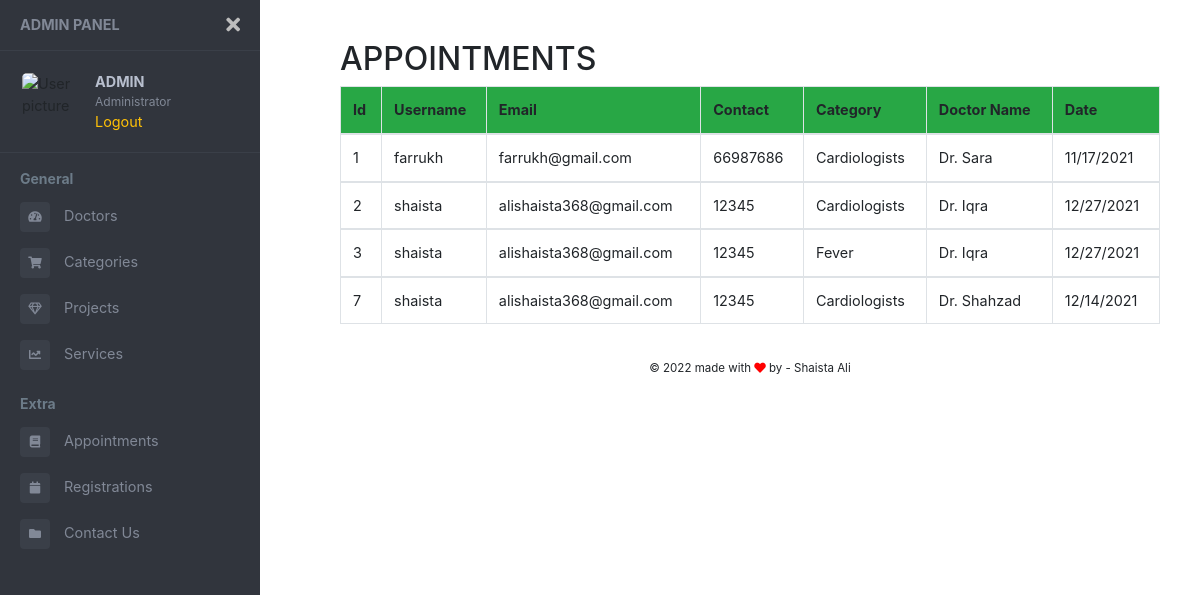
Screenshot of /admin/appointments.php (signed in) with the database file from the repository.
### tables this page shows
CREATE TABLE `appointments` (
  `id` int(11) NOT NULL,
  `username` varchar(100) DEFAULT NULL,
  `email` varchar(100) DEFAULT NULL,
  `contact` varchar(100) DEFAULT NULL,
  `category_id` int(11) DEFAULT NULL,
  `doctor_id` int(11) DEFAULT NULL,
  `date` varchar(100) DEFAULT NULL
);

CREATE TABLE `categories` (
  `id` int(11) NOT NULL,
  `category` varchar(100) NOT NULL
);

CREATE TABLE `doctors` (
  `id` int(11) NOT NULL,
  `name` varchar(100) DEFAULT NULL,
  `image` varchar(100) NOT NULL,
  `category_id` int(11) DEFAULT NULL
);

### admin/appointments.php (the view, shortened to what this page needs)
<?php
  include "../connection.php";
?>
<!DOCTYPE html>
<html lang="en">
<head>
    <link rel="stylesheet" href="https://maxcdn.bootstrapcdn.com/bootstrap/4.0.0/css/bootstrap.min.css"
>
    <link href="https://use.fontawesome.com/releases/v5.0.6/css/all.css" rel="stylesheet">
    <link href="//maxcdn.bootstrapcdn.com/bootstrap/4.0.0/css/bootstrap.min.css" rel="stylesheet" id="bootstrap-css">
</head>
<body>
<div class="page-wrapper chiller-theme toggled">
  <nav id="sidebar" class="sidebar-wrapper">
    <div class="sidebar-content">
      <div class="sidebar-brand">
        <a href="#">Admin Panel</a>
        <div id="close-sidebar">
          <i class="fas fa-times"></i>
        </div>
      </div>
      <div class="sidebar-header">
        <div class="user-pic">
          <img class="img-responsive img-rounded" src="https://raw.githubusercontent.com/azouaoui-med/pro-sidebar-template/gh-pages/src/img/user.jpg"
            alt="User picture">
        </div>
        <div class="user-info">
          <span class="user-name">
            <strong class="text-uppercase"><?php echo $_SESSION['username'] ?></strong>
          </span>
          <span class="user-role">Administrator</span>
          <span>
            <a href="logout.php" class="text-warning">Logout</a>
          </span>
        </div>
      </div>
      <div class="sidebar-menu">
        <ul>
          <li class="header-menu">
            <span>General</span>
          </li>
          <li class="sidebar-dropdown">
            <a href="doctors.php">
              <i class="fa fa-tachometer-alt"></i>
              <span>Doctors</span>
            </a>
          </li>
          <li class="sidebar-dropdown">
            <a href="categories.php">
              <i class="fa fa-shopping-cart"></i>
              <span>Categories</span>
            </a>
          </li>
          <li class="sidebar-dropdown">
            <a href="projects.php">
              <i class="far fa-gem"></i>
              <span>Projects</span>
            </a>
          </li>
          <li class="sidebar-dropdown">
            <a href="services.php">
              <i class="fa fa-chart-line"></i>
              <span>Services</span>
            </a>
          </li>
          <li class="header-menu">
            <span>Extra</span>
          </li>
          <li>
            <a href="appointments.php">
              <i class="fa fa-book"></i>
              <span>Appointments</span>
            </a>
          </li>
          <li>
            <a href="registrations.php">
              <i class="fa fa-calendar"></i>
              <span>Registrations</span>
            </a>
          </li>
          <li>
            <a href="contact-us.php">
              <i class="fa fa-folder"></i>
              <span>Contact Us</span>
            </a>
          </li>
        </ul>
      </div>
    </div>
  </nav>
  <main class="page-content">
    <div class="container-fluid">
      <div class="row">
        <div class="form-group col-md-12">
          <div class="row">
            <div class="col">
              <h2 class=" text-uppercase">Appointments</h2>
            </div>
          </div>
          <table class="table table-bordered">
            <tr>
              <thead class="bg-success">
                <th>Id</th>
                <th>Username</th>
                <th>Email</th>
                <th>Contact</th>
                <th>Category</th>
                <th>Doctor Name</th>
                <th>Date</th>
              </thead>
            </tr>
            <?php
            $fetch = mysqli_query($con,"SELECT appointments.id, appointments.username, appointments.email, appointments.contact, categories.category, doctors.name, appointments.date FROM appointments INNER JOIN categories ON appointments.category_id = categories.id INNER JOIN doctors ON appointments.doctor_id = doctors.id;");
            while ($row = mysqli_fetch_array($fetch)) {
            ?>
            <tr>
              <tbody>
                <td><?php echo $row['id']; ?></td>
                <td><?php echo $row['username']; ?></td>
                <td><?php echo $row['email']; ?></td>
                <td><?php echo $row['contact']; ?></td>
                <td><?php echo $row['category']; ?></td>
                <td><?php echo $row['name']; ?></td>
                <td><?php echo $row['date']; ?></td>
              </tbody>
            </tr>
          <?php } ?>
          </table>
        </div>
      </div>
      <footer class="text-center">
        <div class="mb-2">
          <small>
            © 2022 made with <i class="fa fa-heart" style="color:red"></i> by - <a target="_blank">
              Shaista Ali
            </a>
          </small>
        </div>
      </footer>
    </div>
  </main>
</div>
</body>
</html>

### admin/appointments.php (style rules this page uses)
body { font-size: 0.9rem; }
.page-wrapper .sidebar-wrapper, .sidebar-wrapper .sidebar-brand > a, .sidebar-wrapper .sidebar-dropdown > a:after, .sidebar-wrapper .sidebar-menu .sidebar-dropdown .sidebar-submenu li a:before, .sidebar-wrapper ul li a i, .page-wrapper .page-content, .sidebar-wrapper .sidebar-search input.search-menu, .sidebar-wrapper .sidebar-search .input-group-text, .sidebar-wrapper .sidebar-menu ul li a, #show-sidebar, #close-sidebar { -webkit-transition: all 0.3s ease; -moz-transition: all 0.3s ease; -ms-transition: all 0.3s ease; -o-transition: all 0.3s ease; transition: all 0.3s ease; }
.page-wrapper { height: 100vh; }
.page-wrapper.toggled .sidebar-wrapper { left: 0px; }
@media screen and (min-width: 768px) { .page-wrapper.toggled .page-content { padding-left: 300px; } }
.sidebar-wrapper { width: 260px; height: 100%; max-height: 100%; position: fixed; top: 0; left: -300px; z-index: 999; }
.sidebar-wrapper ul { list-style-type: none; padding: 0; margin: 0; }
.sidebar-wrapper a { text-decoration: none; }
.sidebar-content { max-height: calc(100% - 30px); height: calc(100% - 30px); overflow-y: auto; position: relative; }
.sidebar-wrapper .sidebar-brand { padding: 10px 20px; display: flex; align-items: center; }
.sidebar-wrapper .sidebar-brand > a { text-transform: uppercase; font-weight: bold; flex-grow: 1; }
.sidebar-wrapper .sidebar-brand #close-sidebar { cursor: pointer; font-size: 20px; }
.sidebar-wrapper .sidebar-header { padding: 20px; overflow: hidden; }
.sidebar-wrapper .sidebar-header .user-pic { float: left; width: 60px; padding: 2px; border-radius: 12px; margin-right: 15px; overflow: hidden; }
.sidebar-wrapper .sidebar-header .user-pic img { object-fit: cover; height: 100%; width: 100%; }
.sidebar-wrapper .sidebar-header .user-info { float: left; }
.sidebar-wrapper .sidebar-header .user-info > span { display: block; }
.sidebar-wrapper .sidebar-header .user-info .user-role { font-size: 12px; }
.sidebar-wrapper .sidebar-menu { padding-bottom: 10px; }
.sidebar-wrapper .sidebar-menu .header-menu span { font-weight: bold; font-size: 14px; padding: 15px 20px 5px 20px; display: inline-block; }
.sidebar-wrapper .sidebar-menu ul li a { display: inline-block; width: 100%; text-decoration: none; position: relative; padding: 8px 30px 8px 20px; }
.sidebar-wrapper .sidebar-menu ul li a i { margin-right: 10px; font-size: 12px; width: 30px; height: 30px; line-height: 30px; text-align: center; border-radius: 4px; }
.page-wrapper .page-content { display: inline-block; width: 100%; padding-left: 0px; padding-top: 20px; }
.page-wrapper .page-content > div { padding: 20px 40px; }
.page-wrapper .page-content { overflow-x: hidden; }
.chiller-theme .sidebar-wrapper { background: #31353D; }
.chiller-theme .sidebar-wrapper .sidebar-header, .chiller-theme .sidebar-wrapper .sidebar-search, .chiller-theme .sidebar-wrapper .sidebar-menu { border-top: 1px solid #3a3f48; }
.chiller-theme .sidebar-wrapper .sidebar-header .user-info .user-role, .chiller-theme .sidebar-wrapper .sidebar-header .user-info .user-status, .chiller-theme .sidebar-wrapper .sidebar-search input.search-menu, .chiller-theme .sidebar-wrapper .sidebar-search .input-group-text, .chiller-theme .sidebar-wrapper .sidebar-brand>a, .chiller-theme .sidebar-wrapper .sidebar-menu ul li a, .chiller-theme .sidebar-footer>a { color: #818896; }
.chiller-theme .sidebar-wrapper .sidebar-menu ul li:hover>a, .chiller-theme .sidebar-wrapper .sidebar-menu .sidebar-dropdown.active>a, .chiller-theme .sidebar-wrapper .sidebar-header .user-info, .chiller-theme .sidebar-wrapper .sidebar-brand>a:hover, .chiller-theme .sidebar-footer>a:hover i { color: #b8bfce; }
.page-wrapper.chiller-theme.toggled #close-sidebar { color: #bdbdbd; }
.chiller-theme .sidebar-wrapper .sidebar-menu ul li a i, .chiller-theme .sidebar-wrapper .sidebar-menu .sidebar-dropdown div, .chiller-theme .sidebar-wrapper .sidebar-search input.search-menu, .chiller-theme .sidebar-wrapper .sidebar-search .input-group-text { background: #3a3f48; }
.chiller-theme .sidebar-wrapper .sidebar-menu .header-menu span { color: #6c7b88; }

### rows the page displays
appointments: id "1", username "farrukh", email "farrukh@gmail.com", contact "66987686", category.category "Cardiologists", doctor.name "Dr. Sara", date "11/17/2021"
appointments: id "2", username "shaista", email "alishaista368@gmail.com", contact "12345", category.category "Cardiologists", doctor.name "Dr. Iqra", date "12/27/2021"
appointments: id "3", username "shaista", email "alishaista368@gmail.com", contact "12345", category.category "Fever", doctor.name "Dr. Iqra", date "12/27/2021"
appointments: id "7", username "shaista", email "alishaista368@gmail.com", contact "12345", category.category "Cardiologists", doctor.name "Dr. Shahzad", date "12/14/2021"

### other values shown
$_SESSION['username'] "ADMIN"
